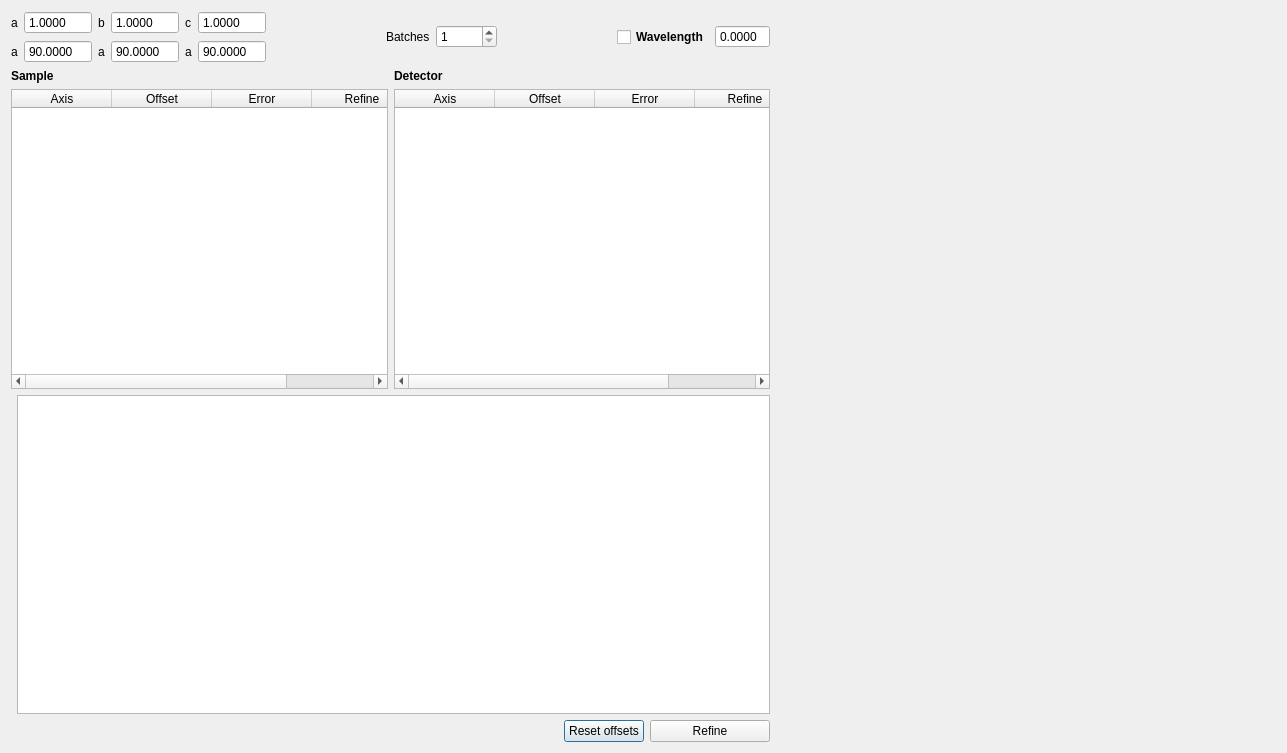
<?xml version="1.0" encoding="UTF-8"?>
<ui version="4.0">
 <class>DialogRefineUnitCell</class>
 <widget class="QDialog" name="DialogRefineUnitCell">
  <property name="geometry">
   <rect>
    <x>0</x>
    <y>0</y>
    <width>1287</width>
    <height>753</height>
   </rect>
  </property>
  <property name="minimumSize">
   <size>
    <width>624</width>
    <height>359</height>
   </size>
  </property>
  <property name="windowTitle">
   <string>Unit-Cell refinement</string>
  </property>
  <property name="styleSheet">
   <string notr="true"/>
  </property>
  <layout class="QGridLayout" name="gridLayout_3">
   <item row="0" column="0">
    <layout class="QGridLayout" name="gridLayout_2">
     <item row="3" column="0" colspan="2">
      <layout class="QHBoxLayout" name="horizontalLayout_4">
       <item>
        <spacer name="horizontalSpacer_2">
         <property name="orientation">
          <enum>Qt::Horizontal</enum>
         </property>
         <property name="sizeHint" stdset="0">
          <size>
           <width>40</width>
           <height>20</height>
          </size>
         </property>
        </spacer>
       </item>
       <item>
        <widget class="QPushButton" name="pushButton_Reset">
         <property name="enabled">
          <bool>true</bool>
         </property>
         <property name="sizePolicy">
          <sizepolicy hsizetype="Fixed" vsizetype="Fixed">
           <horstretch>0</horstretch>
           <verstretch>0</verstretch>
          </sizepolicy>
         </property>
         <property name="styleSheet">
          <string notr="true"/>
         </property>
         <property name="text">
          <string>Reset offsets</string>
         </property>
        </widget>
       </item>
       <item>
        <widget class="QPushButton" name="pushButton_Refine">
         <property name="enabled">
          <bool>true</bool>
         </property>
         <property name="sizePolicy">
          <sizepolicy hsizetype="Fixed" vsizetype="Fixed">
           <horstretch>0</horstretch>
           <verstretch>0</verstretch>
          </sizepolicy>
         </property>
         <property name="minimumSize">
          <size>
           <width>120</width>
           <height>0</height>
          </size>
         </property>
         <property name="toolTip">
          <string>&lt;html&gt;&lt;head/&gt;&lt;body&gt;&lt;p&gt;Refine Unit-Cell and diffractometer offsets.&lt;/p&gt;&lt;/body&gt;&lt;/html&gt;</string>
         </property>
         <property name="styleSheet">
          <string notr="true"/>
         </property>
         <property name="text">
          <string>Refine</string>
         </property>
        </widget>
       </item>
      </layout>
     </item>
     <item row="0" column="0" colspan="2">
      <layout class="QHBoxLayout" name="horizontalLayout_2">
       <item>
        <layout class="QGridLayout" name="gridLayout">
         <item row="0" column="2">
          <widget class="QLabel" name="labelb">
           <property name="text">
            <string>b</string>
           </property>
          </widget>
         </item>
         <item row="0" column="0">
          <widget class="QLabel" name="labela">
           <property name="text">
            <string>a</string>
           </property>
          </widget>
         </item>
         <item row="1" column="0">
          <widget class="QLabel" name="labelalpha">
           <property name="text">
            <string>a</string>
           </property>
           <property name="textFormat">
            <enum>Qt::PlainText</enum>
           </property>
          </widget>
         </item>
         <item row="0" column="1">
          <widget class="QDoubleSpinBox" name="doubleSpinBoxa">
           <property name="readOnly">
            <bool>true</bool>
           </property>
           <property name="buttonSymbols">
            <enum>QAbstractSpinBox::NoButtons</enum>
           </property>
           <property name="decimals">
            <number>4</number>
           </property>
           <property name="maximum">
            <double>1000.000000000000000</double>
           </property>
           <property name="value">
            <double>1.000000000000000</double>
           </property>
          </widget>
         </item>
         <item row="1" column="2">
          <widget class="QLabel" name="labelbeta">
           <property name="text">
            <string>a</string>
           </property>
          </widget>
         </item>
         <item row="1" column="3">
          <widget class="QDoubleSpinBox" name="doubleSpinBoxbeta">
           <property name="readOnly">
            <bool>true</bool>
           </property>
           <property name="buttonSymbols">
            <enum>QAbstractSpinBox::NoButtons</enum>
           </property>
           <property name="decimals">
            <number>4</number>
           </property>
           <property name="maximum">
            <double>1000.000000000000000</double>
           </property>
           <property name="value">
            <double>90.000000000000000</double>
           </property>
          </widget>
         </item>
         <item row="1" column="4">
          <widget class="QLabel" name="labelgamma">
           <property name="text">
            <string>a</string>
           </property>
          </widget>
         </item>
         <item row="0" column="3">
          <widget class="QDoubleSpinBox" name="doubleSpinBoxb">
           <property name="readOnly">
            <bool>true</bool>
           </property>
           <property name="buttonSymbols">
            <enum>QAbstractSpinBox::NoButtons</enum>
           </property>
           <property name="decimals">
            <number>4</number>
           </property>
           <property name="maximum">
            <double>1000.000000000000000</double>
           </property>
           <property name="value">
            <double>1.000000000000000</double>
           </property>
          </widget>
         </item>
         <item row="1" column="1">
          <widget class="QDoubleSpinBox" name="doubleSpinBoxalpha">
           <property name="readOnly">
            <bool>true</bool>
           </property>
           <property name="buttonSymbols">
            <enum>QAbstractSpinBox::NoButtons</enum>
           </property>
           <property name="decimals">
            <number>4</number>
           </property>
           <property name="maximum">
            <double>1000.000000000000000</double>
           </property>
           <property name="value">
            <double>90.000000000000000</double>
           </property>
          </widget>
         </item>
         <item row="1" column="5">
          <widget class="QDoubleSpinBox" name="doubleSpinBoxgamma">
           <property name="readOnly">
            <bool>true</bool>
           </property>
           <property name="buttonSymbols">
            <enum>QAbstractSpinBox::NoButtons</enum>
           </property>
           <property name="decimals">
            <number>4</number>
           </property>
           <property name="maximum">
            <double>1000.000000000000000</double>
           </property>
           <property name="value">
            <double>90.000000000000000</double>
           </property>
          </widget>
         </item>
         <item row="0" column="4">
          <widget class="QLabel" name="labelc">
           <property name="text">
            <string>c</string>
           </property>
          </widget>
         </item>
         <item row="0" column="5">
          <widget class="QDoubleSpinBox" name="doubleSpinBoxc">
           <property name="readOnly">
            <bool>true</bool>
           </property>
           <property name="buttonSymbols">
            <enum>QAbstractSpinBox::NoButtons</enum>
           </property>
           <property name="decimals">
            <number>4</number>
           </property>
           <property name="maximum">
            <double>1000.000000000000000</double>
           </property>
           <property name="value">
            <double>1.000000000000000</double>
           </property>
          </widget>
         </item>
        </layout>
       </item>
       <item>
        <spacer name="horizontalSpacer">
         <property name="orientation">
          <enum>Qt::Horizontal</enum>
         </property>
         <property name="sizeHint" stdset="0">
          <size>
           <width>40</width>
           <height>20</height>
          </size>
         </property>
        </spacer>
       </item>
       <item>
        <widget class="QLabel" name="label_3">
         <property name="text">
          <string>Batches</string>
         </property>
        </widget>
       </item>
       <item>
        <widget class="QSpinBox" name="spinBoxBatches">
         <property name="minimum">
          <number>1</number>
         </property>
         <property name="maximum">
          <number>10000</number>
         </property>
        </widget>
       </item>
       <item>
        <spacer name="horizontalSpacer_3">
         <property name="orientation">
          <enum>Qt::Horizontal</enum>
         </property>
         <property name="sizeHint" stdset="0">
          <size>
           <width>40</width>
           <height>20</height>
          </size>
         </property>
        </spacer>
       </item>
       <item>
        <layout class="QHBoxLayout" name="horizontalLayout">
         <item>
          <widget class="QCheckBox" name="checkBox_Wavelength">
           <property name="font">
            <font>
             <weight>75</weight>
             <bold>true</bold>
            </font>
           </property>
           <property name="text">
            <string>Wavelength</string>
           </property>
          </widget>
         </item>
         <item>
          <widget class="QDoubleSpinBox" name="doubleSpinBox_Wavelength">
           <property name="buttonSymbols">
            <enum>QAbstractSpinBox::NoButtons</enum>
           </property>
           <property name="decimals">
            <number>4</number>
           </property>
          </widget>
         </item>
        </layout>
       </item>
      </layout>
     </item>
     <item row="1" column="0" colspan="2">
      <layout class="QHBoxLayout" name="horizontalLayout_3">
       <item>
        <layout class="QVBoxLayout" name="verticalLayout">
         <item>
          <widget class="QLabel" name="label">
           <property name="font">
            <font>
             <weight>75</weight>
             <bold>true</bold>
            </font>
           </property>
           <property name="text">
            <string>Sample</string>
           </property>
          </widget>
         </item>
         <item>
          <widget class="QTableWidget" name="tableWidget_Sample">
           <property name="styleSheet">
            <string notr="true"/>
           </property>
           <property name="lineWidth">
            <number>0</number>
           </property>
           <property name="editTriggers">
            <set>QAbstractItemView::AllEditTriggers</set>
           </property>
           <column>
            <property name="text">
             <string>Axis</string>
            </property>
           </column>
           <column>
            <property name="text">
             <string>Offset</string>
            </property>
           </column>
           <column>
            <property name="text">
             <string>Error</string>
            </property>
           </column>
           <column>
            <property name="text">
             <string>Refine</string>
            </property>
           </column>
          </widget>
         </item>
        </layout>
       </item>
       <item>
        <layout class="QVBoxLayout" name="verticalLayout_2">
         <item>
          <widget class="QLabel" name="label_2">
           <property name="font">
            <font>
             <weight>75</weight>
             <bold>true</bold>
            </font>
           </property>
           <property name="text">
            <string>Detector</string>
           </property>
          </widget>
         </item>
         <item>
          <widget class="QTableWidget" name="tableWidget_Detector">
           <property name="styleSheet">
            <string notr="true"/>
           </property>
           <property name="lineWidth">
            <number>0</number>
           </property>
           <property name="editTriggers">
            <set>QAbstractItemView::AllEditTriggers</set>
           </property>
           <column>
            <property name="text">
             <string>Axis</string>
            </property>
           </column>
           <column>
            <property name="text">
             <string>Offset</string>
            </property>
           </column>
           <column>
            <property name="text">
             <string>Error</string>
            </property>
           </column>
           <column>
            <property name="text">
             <string>Refine</string>
            </property>
           </column>
          </widget>
         </item>
        </layout>
       </item>
      </layout>
     </item>
     <item row="2" column="1">
      <layout class="QHBoxLayout" name="horizontalLayout_5">
       <item>
        <widget class="QTextEdit" name="textEdit_Solution">
         <property name="styleSheet">
          <string notr="true"/>
         </property>
         <property name="readOnly">
          <bool>true</bool>
         </property>
        </widget>
       </item>
      </layout>
     </item>
    </layout>
   </item>
   <item row="0" column="1">
    <widget class="QCustomPlot" name="plotWidget" native="true">
     <property name="minimumSize">
      <size>
       <width>500</width>
       <height>500</height>
      </size>
     </property>
    </widget>
   </item>
  </layout>
 </widget>
 <customwidgets>
  <customwidget>
   <class>QCustomPlot</class>
   <extends>QWidget</extends>
   <header>externals/qcustomplot.h</header>
   <container>1</container>
  </customwidget>
 </customwidgets>
 <resources/>
 <connections/>
</ui>
